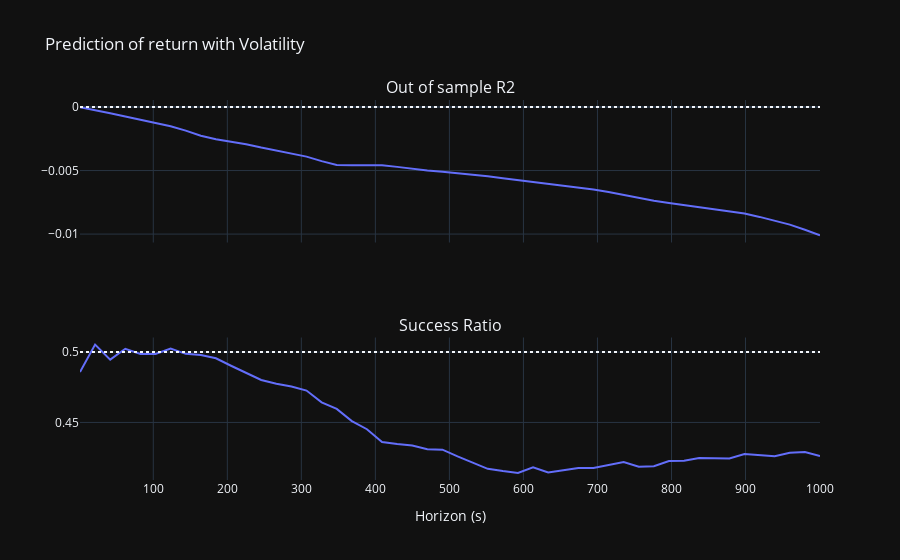

Notebook code cell kept with this figure:
### Code cell
# Calculate R2 and success ratio
for x in HORIZONS:
    r2, success = prediction_stat(f"return_{x}", ["volatility"])
    R2_return.loc[x, "Volatility"] = r2
    success_ratios_return.loc[x, "Volatility"] = success

# Plot
plot_stat("Volatility", "return", R2_return, success_ratios_return)

### Figure 1 — Plotly figure (JSON) as saved in the notebook; plotly's stock layout.template omitted (floating-point values rounded to 4 significant figures)
{"data": [{"hovertemplate": "x=%{x}<br>y=%{y}<extra></extra>", "legendgroup": "", "line": {"color": "#636efa", "dash": "solid"}, "marker": {"symbol": "circle"}, "mode": "lines", "name": "", "orientation": "v", "showlegend": false, "type": "scatter", "x": [1.001, 21.4, 41.8, 62.2, 82.6, 103.0, 123.4, 143.8, 164.2, 184.6, 205.0, 225.4, 245.8, 266.2, 286.6, 307.0, 327.4, 347.8, 368.2, 388.6, 409.0, 429.4, 449.8, 470.2, 490.6, 511.0, 531.4, 551.8, 572.2, 592.6, 613.0, 633.4, 653.8, 674.2, 694.6, 715.0, 735.4, 755.8, 776.2, 796.6, 817.0, 837.4, 857.8, 878.2, 898.6, 919.0, 939.4, 959.8, 980.2, 1001.0], "xaxis": "x", "y": [-9.57e-06, -0.0002325, -0.0004878, -0.0007499, -0.001019, -0.001283, -0.001514, -0.001856, -0.002258, -0.00253, -0.002734, -0.002926, -0.003192, -0.003415, -0.003647, -0.003905, -0.004261, -0.004554, -0.004579, -0.004578, -0.004589, -0.004711, -0.004859, -0.004998, -0.005094, -0.005196, -0.005333, -0.005452, -0.005605, -0.005759, -0.005873, -0.006015, -0.006167, -0.006327, -0.006483, -0.006694, -0.006917, -0.007165, -0.007378, -0.007546, -0.007719, -0.0079, -0.008054, -0.008201, -0.008381, -0.008648, -0.008941, -0.009254, -0.009663, -0.0101], "yaxis": "y"}, {"hovertemplate": "x=%{x}<br>y=%{y}<extra></extra>", "legendgroup": "", "line": {"color": "#636efa", "dash": "solid"}, "marker": {"symbol": "circle"}, "mode": "lines", "name": "", "orientation": "v", "showlegend": false, "type": "scatter", "x": [1.001, 21.4, 41.8, 62.2, 82.6, 103.0, 123.4, 143.8, 164.2, 184.6, 205.0, 225.4, 245.8, 266.2, 286.6, 307.0, 327.4, 347.8, 368.2, 388.6, 409.0, 429.4, 449.8, 470.2, 490.6, 511.0, 531.4, 551.8, 572.2, 592.6, 613.0, 633.4, 653.8, 674.2, 694.6, 715.0, 735.4, 755.8, 776.2, 796.6, 817.0, 837.4, 857.8, 878.2, 898.6, 919.0, 939.4, 959.8, 980.2, 1001.0], "xaxis": "x2", "y": [0.4858, 0.5053, 0.4946, 0.5023, 0.4986, 0.4986, 0.5026, 0.4988, 0.4979, 0.4956, 0.4903, 0.4854, 0.4802, 0.4775, 0.4755, 0.4727, 0.4643, 0.4596, 0.4509, 0.4452, 0.436, 0.4346, 0.4336, 0.431, 0.4306, 0.4258, 0.4212, 0.417, 0.4154, 0.4142, 0.4181, 0.4145, 0.416, 0.4177, 0.4177, 0.4198, 0.4219, 0.4185, 0.4188, 0.4226, 0.4228, 0.4247, 0.4244, 0.4244, 0.4276, 0.4267, 0.426, 0.4285, 0.4289, 0.4262], "yaxis": "y2"}], "layout": {"annotations": [{"font": {"size": 16}, "showarrow": false, "text": "Out of sample R2", "x": 0.5, "xanchor": "center", "xref": "paper", "y": 1, "yanchor": "bottom", "yref": "paper"}, {"font": {"size": 16}, "showarrow": false, "text": "Success Ratio", "x": 0.5, "xanchor": "center", "xref": "paper", "y": 0.375, "yanchor": "bottom", "yref": "paper"}], "shapes": [{"line": {"dash": "dot"}, "type": "line", "x0": 0, "x1": 1, "xref": "x domain", "y0": 0, "y1": 0, "yref": "y"}, {"line": {"dash": "dot"}, "type": "line", "x0": 0, "x1": 1, "xref": "x2 domain", "y0": 0.5, "y1": 0.5, "yref": "y2"}], "showlegend": false, "title": {"text": "Prediction of return with Volatility"}, "xaxis": {"anchor": "y", "domain": [0, 1], "matches": "x2", "showticklabels": false}, "xaxis2": {"anchor": "y2", "domain": [0, 1], "title": {"text": "Horizon (s)"}}, "yaxis": {"anchor": "x", "domain": [0.625, 1]}, "yaxis2": {"anchor": "x2", "domain": [0, 0.375]}}}
